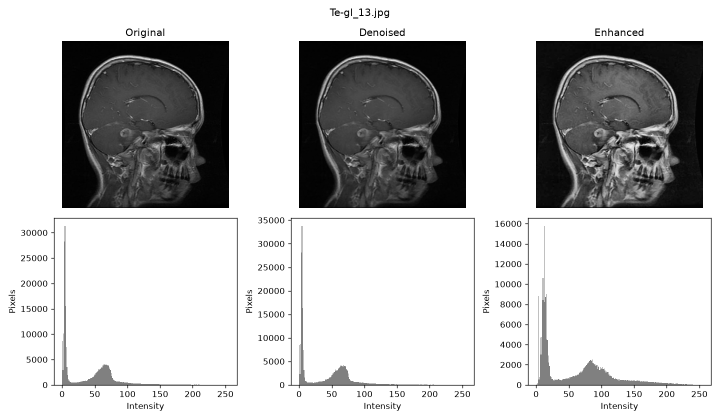
#> input picture Te-gl_13_comparison.png, 1440 x 840 px, given as the content of the folder data, which was not available (shown at 1/2 size)
$ python preprocess.py   (older library calls are emulated)
#> lines starting #> are read from the running program, lines starting #| are printed output that depends on the picture
"""
Brain MRI Image Contrast Enhancement & Digital Preprocessing

A simple pipeline that makes raw brain MRI slices easier to read:
    1. Intensity normalization   -> brings all images to the same 0-255 range
    2. Denoising (median filter) -> reduces noise while keeping edges
    3. CLAHE                     -> improves local contrast so structure borders are clearer

Usage:
    python preprocess.py --input data --output results
    python preprocess.py --input data --output results --clip 2.0 --tile 8 --median 3
"""

import argparse
from pathlib import Path

import cv2
import matplotlib
matplotlib.use("Agg")
import matplotlib.pyplot as plt
import numpy as np

EXTENSIONS = {".png", ".jpg", ".jpeg", ".tif", ".tiff", ".bmp"}


def load_gray(path):
    """Read an image as 8-bit grayscale."""
    img = cv2.imread(str(path), cv2.IMREAD_GRAYSCALE)
    if img is None:
        raise ValueError(f"Could not read image: {path}")
    return img


def normalize(img):
    """Stretch intensities to the full 0-255 range."""
    return cv2.normalize(img, None, 0, 255, cv2.NORM_MINMAX).astype(np.uint8)


def denoise(img, kernel=3):
    """Median filter: removes speckle noise and keeps edges fairly sharp."""
    return cv2.medianBlur(img, kernel)


def enhance_contrast(img, clip=2.0, tile=8):
    """CLAHE: contrast enhancement applied on small tiles, with a clip limit
    so that noise is not over-amplified."""
    clahe = cv2.createCLAHE(clipLimit=clip, tileGridSize=(tile, tile))
    return clahe.apply(img)


def pipeline(img, clip=2.0, tile=8, median=3):
    """Run the full preprocessing pipeline and return every step."""
    norm = normalize(img)
    den = denoise(norm, median)
    enh = enhance_contrast(den, clip, tile)
    return {"original": img, "normalized": norm, "denoised": den, "enhanced": enh}


# ---------- Simple quality measures ----------

def contrast_std(img):
    """Standard deviation of intensities (higher = more contrast)."""
    return float(np.std(img))


def entropy(img):
    """Shannon entropy of the histogram (higher = more information in the image)."""
    hist = cv2.calcHist([img], [0], None, [256], [0, 256]).ravel()
    p = hist / hist.sum()
    p = p[p > 0]
    return float(-(p * np.log2(p)).sum())


def edge_strength(img):
    """Mean gradient magnitude (higher = sharper structure borders)."""
    gx = cv2.Sobel(img, cv2.CV_64F, 1, 0, ksize=3)
    gy = cv2.Sobel(img, cv2.CV_64F, 0, 1, ksize=3)
    return float(np.mean(np.sqrt(gx ** 2 + gy ** 2)))


def measure(img):
    return {
        "contrast_std": contrast_std(img),
        "entropy": entropy(img),
        "edge_strength": edge_strength(img),
    }


# ---------- Saving results ----------

def save_comparison(steps, out_path, title):
    """Save a side-by-side figure: images on top, histograms below."""
    names = ["original", "denoised", "enhanced"]
    fig, axes = plt.subplots(2, 3, figsize=(12, 7))
    for i, name in enumerate(names):
        axes[0, i].imshow(steps[name], cmap="gray", vmin=0, vmax=255)
        axes[0, i].set_title(name.capitalize())
        axes[0, i].axis("off")
        axes[1, i].hist(steps[name].ravel(), bins=256, range=(0, 255), color="gray")
        axes[1, i].set_xlabel("Intensity")
        axes[1, i].set_ylabel("Pixels")
    fig.suptitle(title)
    fig.tight_layout()
    fig.savefig(out_path, dpi=120)
    plt.close(fig)


def main():
    ap = argparse.ArgumentParser(description="Brain MRI contrast enhancement & preprocessing")
    ap.add_argument("--input", default="data", help="folder with MRI slice images")
    ap.add_argument("--output", default="results", help="folder to save results")
    ap.add_argument("--clip", type=float, default=2.0, help="CLAHE clip limit")
    ap.add_argument("--tile", type=int, default=8, help="CLAHE tile grid size")
    ap.add_argument("--median", type=int, default=3, help="median filter kernel (odd number)")
    args = ap.parse_args()

    in_dir, out_dir = Path(args.input), Path(args.output)
    (out_dir / "enhanced").mkdir(parents=True, exist_ok=True)
    (out_dir / "figures").mkdir(parents=True, exist_ok=True)

    files = sorted(p for p in in_dir.iterdir() if p.suffix.lower() in EXTENSIONS)
    if not files:
        raise SystemExit(f"No images found in '{in_dir}'. See data/README.md.")

    rows = ["file,metric_set,contrast_std,entropy,edge_strength"]
    for path in files:
        steps = pipeline(load_gray(path), args.clip, args.tile, args.median)
#> in load_gray, img is the input picture: shape (840, 1440); min 0, max 255, mean 192.8
#> in denoise, `return cv2.medianBlur(img, kernel)`:
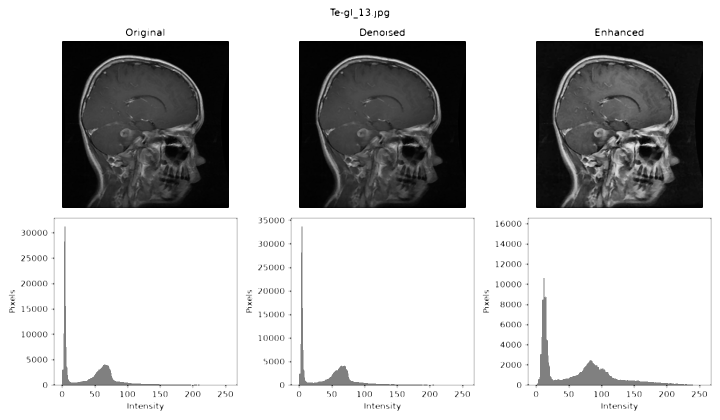
#> returned value: shape (840, 1440) (shown at 1/2 size); min 0, max 255, mean 194
#> in enhance_contrast, `return clahe.apply(img)`:
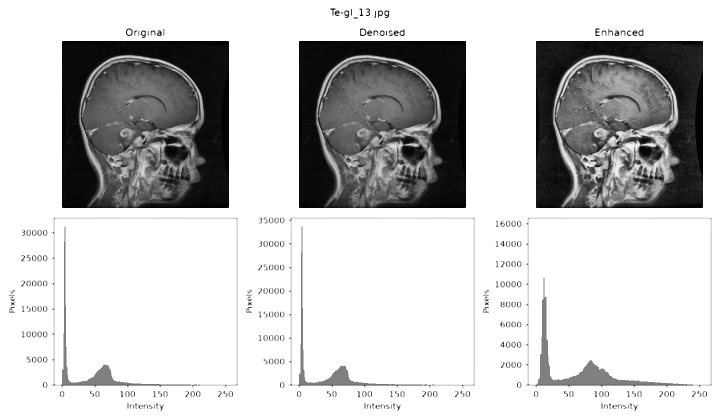
#> returned value: shape (840, 1440) (shown at 1/2 size); min 1, max 255, mean 199.9
#> steps = 4 items
        cv2.imwrite(str(out_dir / "enhanced" / f"{path.stem}_enhanced.png"), steps["enhanced"])
        save_comparison(steps, out_dir / "figures" / f"{path.stem}_comparison.png", path.name)
#> in save_comparison, `fig.savefig(out_path, dpi=120)`:
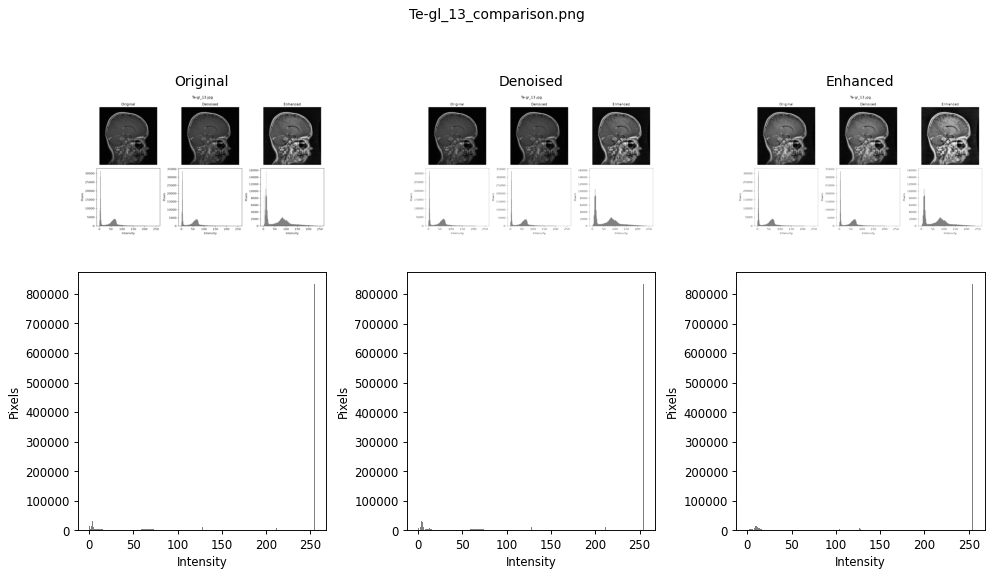
#> figure drawn by matplotlib, 6 panels; panel 4: tallest bar 833520 high, from x = 254 to 255; panel 5: tallest bar 834035 high, from x = 254 to 255; panel 6: tallest bar 834035 high, from x = 254 to 255
        for label in ("original", "enhanced"):
            m = measure(steps[label])
            rows.append(f"{path.name},{label},{m['contrast_std']:.2f},{m['entropy']:.3f},{m['edge_strength']:.2f}")
#> this loop made 2 passes
#> pass 1, in edge_strength, `gx = cv2.Sobel(img, cv2.CV_64F, 1, 0, ksize=3)`:
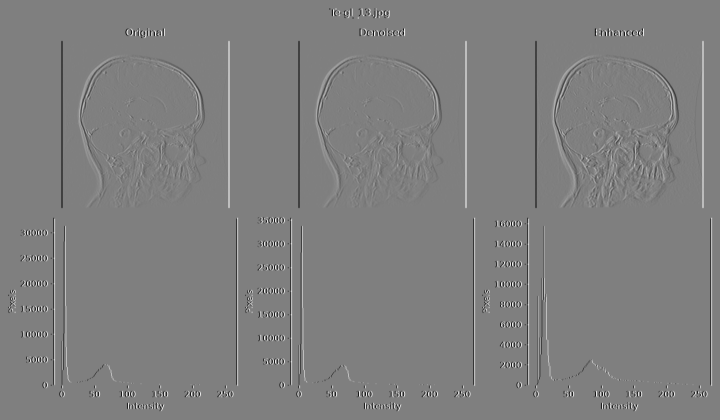
#> gx: shape (840, 1440) float64 (shown at 1/2 size); min -1020, max 1020, mean 0; drawn with min black and max white
#> pass 1, in edge_strength, `gy = cv2.Sobel(img, cv2.CV_64F, 0, 1, ksize=3)`:
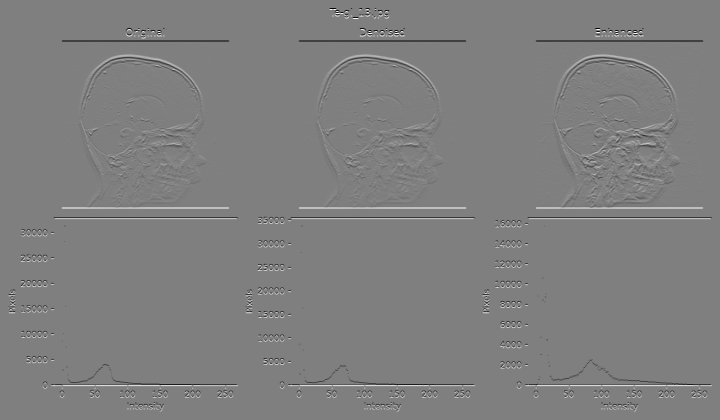
#> gy: shape (840, 1440) float64 (shown at 1/2 size); min -1020, max 1020, mean 0; drawn with min black and max white
#> after the loop, rows = 3 items
        print(f"Processed {path.name}")

    (out_dir / "metrics.csv").write_text("\n".join(rows) + "\n")
    print(f"Done. {len(files)} image(s) processed. Results saved in '{out_dir}'.")


if __name__ == "__main__":
    main()
